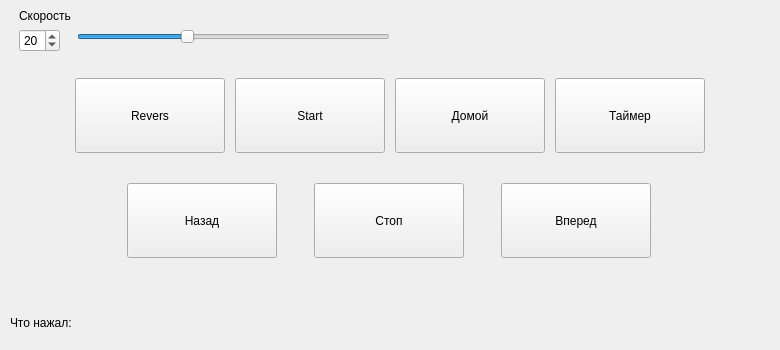
     <widget class="QWidget" name="tabControl">
      <attribute name="title">
       <string>Управление</string>
      </attribute>
      <layout class="QVBoxLayout" name="verticalLayout_4">
       <property name="spacing">
        <number>5</number>
       </property>
       <property name="leftMargin">
        <number>0</number>
       </property>
       <property name="topMargin">
        <number>0</number>
       </property>
       <property name="rightMargin">
        <number>0</number>
       </property>
       <property name="bottomMargin">
        <number>0</number>
       </property>
       <item>
        <widget class="QWidget" name="widget" native="true">
         <property name="maximumSize">
          <size>
           <width>16777215</width>
           <height>80</height>
          </size>
         </property>
         <layout class="QHBoxLayout" name="horizontalLayout_2">
          <property name="spacing">
           <number>6</number>
          </property>
          <property name="rightMargin">
           <number>10</number>
          </property>
          <item>
           <layout class="QFormLayout" name="formLayout_3">
            <property name="horizontalSpacing">
             <number>6</number>
            </property>
            <property name="verticalSpacing">
             <number>6</number>
            </property>
            <property name="leftMargin">
             <number>10</number>
            </property>
            <property name="rightMargin">
             <number>0</number>
            </property>
            <item row="0" column="0">
             <widget class="QLabel" name="Label_1">
              <property name="text">
               <string>Скорость</string>
              </property>
             </widget>
            </item>
            <item row="1" column="1">
             <widget class="QSlider" name="horizontalSlider">
              <property name="minimum">
               <number>1</number>
              </property>
              <property name="maximum">
               <number>56</number>
              </property>
              <property name="singleStep">
               <number>1</number>
              </property>
              <property name="pageStep">
               <number>0</number>
              </property>
              <property name="value">
               <number>20</number>
              </property>
              <property name="sliderPosition">
               <number>20</number>
              </property>
              <property name="orientation">
               <enum>Qt::Horizontal</enum>
              </property>
              <property name="invertedAppearance">
               <bool>false</bool>
              </property>
              <property name="invertedControls">
               <bool>false</bool>
              </property>
              <property name="tickPosition">
               <enum>QSlider::NoTicks</enum>
              </property>
              <property name="tickInterval">
               <number>0</number>
              </property>
             </widget>
            </item>
            <item row="1" column="0">
             <widget class="QSpinBox" name="spinBox">
              <property name="readOnly">
               <bool>false</bool>
              </property>
              <property name="minimum">
               <number>1</number>
              </property>
              <property name="maximum">
               <number>56</number>
              </property>
              <property name="value">
               <number>20</number>
              </property>
             </widget>
            </item>
           </layout>
          </item>
          <item>
           <spacer name="horizontalSpacer_4">
            <property name="orientation">
             <enum>Qt::Horizontal</enum>
            </property>
            <property name="sizeType">
             <enum>QSizePolicy::Preferred</enum>
            </property>
            <property name="sizeHint" stdset="0">
             <size>
              <width>30</width>
              <height>20</height>
             </size>
            </property>
           </spacer>
          </item>
          <item>
           <spacer name="horizontalSpacer_2">
            <property name="orientation">
             <enum>Qt::Horizontal</enum>
            </property>
            <property name="sizeType">
             <enum>QSizePolicy::Fixed</enum>
            </property>
            <property name="sizeHint" stdset="0">
             <size>
              <width>350</width>
              <height>10</height>
             </size>
            </property>
           </spacer>
          </item>
         </layout>
        </widget>
       </item>
       <item>
        <spacer name="verticalSpacer_5">
         <property name="orientation">
          <enum>Qt::Vertical</enum>
         </property>
         <property name="sizeType">
          <enum>QSizePolicy::Fixed</enum>
         </property>
         <property name="sizeHint" stdset="0">
          <size>
           <width>20</width>
           <height>5</height>
          </size>
         </property>
        </spacer>
       </item>
       <item>
        <layout class="QHBoxLayout" name="horizontalLayout_4">
         <property name="sizeConstraint">
          <enum>QLayout::SetDefaultConstraint</enum>
         </property>
         <property name="leftMargin">
          <number>0</number>
         </property>
         <property name="bottomMargin">
          <number>0</number>
         </property>
         <item>
          <widget class="QWidget" name="buttonForm_2" native="true">
           <property name="sizePolicy">
            <sizepolicy hsizetype="Fixed" vsizetype="Fixed">
             <horstretch>0</horstretch>
             <verstretch>0</verstretch>
            </sizepolicy>
           </property>
           <property name="minimumSize">
            <size>
             <width>780</width>
             <height>90</height>
            </size>
           </property>
           <property name="maximumSize">
            <size>
             <width>150</width>
             <height>150</height>
            </size>
           </property>
           <layout class="QHBoxLayout" name="horizontalLayout_8">
            <property name="spacing">
             <number>0</number>
            </property>
            <property name="leftMargin">
             <number>0</number>
            </property>
            <property name="topMargin">
             <number>0</number>
            </property>
            <property name="rightMargin">
             <number>0</number>
            </property>
            <property name="bottomMargin">
             <number>0</number>
            </property>
            <item>
             <layout class="QHBoxLayout" name="horizontalLayout_9">
              <property name="spacing">
               <number>0</number>
              </property>
              <item>
               <spacer name="horizontalSpacer_6">
                <property name="orientation">
                 <enum>Qt::Horizontal</enum>
                </property>
                <property name="sizeHint" stdset="0">
                 <size>
                  <width>40</width>
                  <height>20</height>
                 </size>
                </property>
               </spacer>
              </item>
              <item>
               <widget class="QPushButton" name="pushButtonRevers">
                <property name="sizePolicy">
                 <sizepolicy hsizetype="Fixed" vsizetype="Fixed">
                  <horstretch>0</horstretch>
                  <verstretch>0</verstretch>
                 </sizepolicy>
                </property>
                <property name="minimumSize">
                 <size>
                  <width>150</width>
                  <height>75</height>
                 </size>
                </property>
                <property name="text">
                 <string>Revers</string>
                </property>
               </widget>
              </item>
              <item>
               <spacer name="horizontalSpacer_11">
                <property name="orientation">
                 <enum>Qt::Horizontal</enum>
                </property>
                <property name="sizeType">
                 <enum>QSizePolicy::Fixed</enum>
                </property>
                <property name="sizeHint" stdset="0">
                 <size>
                  <width>10</width>
                  <height>20</height>
                 </size>
                </property>
               </spacer>
              </item>
              <item>
               <widget class="QPushButton" name="pushButtonStart">
                <property name="sizePolicy">
                 <sizepolicy hsizetype="Fixed" vsizetype="Fixed">
                  <horstretch>0</horstretch>
                  <verstretch>0</verstretch>
                 </sizepolicy>
                </property>
                <property name="minimumSize">
                 <size>
                  <width>150</width>
                  <height>75</height>
                 </size>
                </property>
                <property name="text">
                 <string>Start</string>
                </property>
               </widget>
              </item>
              <item>
               <spacer name="horizontalSpacer_12">
                <property name="orientation">
                 <enum>Qt::Horizontal</enum>
                </property>
                <property name="sizeType">
                 <enum>QSizePolicy::Fixed</enum>
                </property>
                <property name="sizeHint" stdset="0">
                 <size>
                  <width>10</width>
                  <height>20</height>
                 </size>
                </property>
               </spacer>
              </item>
              <item>
               <widget class="QPushButton" name="pushButtonHome">
                <property name="sizePolicy">
                 <sizepolicy hsizetype="Fixed" vsizetype="Fixed">
                  <horstretch>0</horstretch>
                  <verstretch>0</verstretch>
                 </sizepolicy>
                </property>
                <property name="minimumSize">
                 <size>
                  <width>150</width>
                  <height>75</height>
                 </size>
                </property>
                <property name="text">
                 <string>Домой</string>
                </property>
               </widget>
              </item>
              <item>
               <spacer name="horizontalSpacer_3">
                <property name="orientation">
                 <enum>Qt::Horizontal</enum>
                </property>
                <property name="sizeType">
                 <enum>QSizePolicy::Fixed</enum>
                </property>
                <property name="sizeHint" stdset="0">
                 <size>
                  <width>10</width>
                  <height>20</height>
                 </size>
                </property>
               </spacer>
              </item>
              <item>
               <widget class="QPushButton" name="pushButtonStartTimer">
                <property name="sizePolicy">
                 <sizepolicy hsizetype="Fixed" vsizetype="Fixed">
                  <horstretch>0</horstretch>
                  <verstretch>0</verstretch>
                 </sizepolicy>
                </property>
                <property name="minimumSize">
                 <size>
                  <width>150</width>
                  <height>75</height>
                 </size>
                </property>
                <property name="text">
                 <string>Таймер</string>
                </property>
               </widget>
              </item>
              <item>
               <spacer name="horizontalSpacer_7">
                <property name="orientation">
                 <enum>Qt::Horizontal</enum>
                </property>
                <property name="sizeHint" stdset="0">
                 <size>
                  <width>40</width>
                  <height>20</height>
                 </size>
                </property>
               </spacer>
              </item>
             </layout>
            </item>
           </layout>
          </widget>
         </item>
        </layout>
       </item>
       <item>
        <spacer name="verticalSpacer_4">
         <property name="orientation">
          <enum>Qt::Vertical</enum>
         </property>
         <property name="sizeType">
          <enum>QSizePolicy::Fixed</enum>
         </property>
         <property name="sizeHint" stdset="0">
          <size>
           <width>20</width>
           <height>5</height>
          </size>
         </property>
        </spacer>
       </item>
       <item>
        <spacer name="verticalSpacer">
         <property name="orientation">
          <enum>Qt::Vertical</enum>
         </property>
         <property name="sizeType">
          <enum>QSizePolicy::Fixed</enum>
         </property>
         <property name="sizeHint" stdset="0">
          <size>
           <width>20</width>
           <height>0</height>
          </size>
         </property>
        </spacer>
       </item>
       <item>
        <spacer name="verticalSpacer_2">
         <property name="orientation">
          <enum>Qt::Vertical</enum>
         </property>
         <property name="sizeType">
          <enum>QSizePolicy::Fixed</enum>
         </property>
         <property name="sizeHint" stdset="0">
          <size>
           <width>20</width>
           <height>0</height>
          </size>
         </property>
        </spacer>
       </item>
       <item>
        <layout class="QHBoxLayout" name="horizontalLayout_5">
         <property name="bottomMargin">
          <number>0</number>
         </property>
         <item>
          <widget class="QWidget" name="buttonForm" native="true">
           <property name="sizePolicy">
            <sizepolicy hsizetype="Fixed" vsizetype="Fixed">
             <horstretch>0</horstretch>
             <verstretch>0</verstretch>
            </sizepolicy>
           </property>
           <property name="minimumSize">
            <size>
             <width>600</width>
             <height>100</height>
            </size>
           </property>
           <property name="styleSheet">
            <string notr="true"/>
           </property>
           <layout class="QHBoxLayout" name="horizontalLayout_7">
            <property name="spacing">
             <number>0</number>
            </property>
            <property name="leftMargin">
             <number>0</number>
            </property>
            <property name="topMargin">
             <number>0</number>
            </property>
            <property name="rightMargin">
             <number>0</number>
            </property>
            <property name="bottomMargin">
             <number>0</number>
            </property>
            <item>
             <widget class="QPushButton" name="pushButtonBackward">
              <property name="sizePolicy">
               <sizepolicy hsizetype="Fixed" vsizetype="Fixed">
                <horstretch>0</horstretch>
                <verstretch>0</verstretch>
               </sizepolicy>
              </property>
              <property name="minimumSize">
               <size>
                <width>150</width>
                <height>75</height>
               </size>
              </property>
              <property name="text">
               <string>Назад</string>
              </property>
             </widget>
            </item>
            <item>
             <widget class="QPushButton" name="pushButtonStop">
              <property name="sizePolicy">
               <sizepolicy hsizetype="Fixed" vsizetype="Fixed">
                <horstretch>0</horstretch>
                <verstretch>0</verstretch>
               </sizepolicy>
              </property>
              <property name="minimumSize">
               <size>
                <width>150</width>
                <height>75</height>
               </size>
              </property>
              <property name="text">
               <string>Стоп</string>
              </property>
             </widget>
            </item>
            <item>
             <widget class="QPushButton" name="pushButtonForward">
              <property name="sizePolicy">
               <sizepolicy hsizetype="Fixed" vsizetype="Fixed">
                <horstretch>0</horstretch>
                <verstretch>0</verstretch>
               </sizepolicy>
              </property>
              <property name="minimumSize">
               <size>
                <width>150</width>
                <height>75</height>
               </size>
              </property>
              <property name="text">
               <string>Вперед</string>
              </property>
             </widget>
            </item>
           </layout>
          </widget>
         </item>
        </layout>
       </item>
       <item>
        <spacer name="verticalSpacer_9">
         <property name="orientation">
          <enum>Qt::Vertical</enum>
         </property>
         <property name="sizeHint" stdset="0">
          <size>
           <width>20</width>
           <height>40</height>
          </size>
         </property>
        </spacer>
       </item>
       <item>
        <layout class="QVBoxLayout" name="verticalLayout_8">
         <property name="spacing">
          <number>6</number>
         </property>
         <property name="leftMargin">
          <number>10</number>
         </property>
         <property name="bottomMargin">
          <number>0</number>
         </property>
         <item>
          <widget class="QLabel" name="lb">
           <property name="sizePolicy">
            <sizepolicy hsizetype="Fixed" vsizetype="Fixed">
             <horstretch>0</horstretch>
             <verstretch>0</verstretch>
            </sizepolicy>
           </property>
           <property name="minimumSize">
            <size>
             <width>120</width>
             <height>0</height>
            </size>
           </property>
           <property name="text">
            <string>Что нажал: </string>
           </property>
          </widget>
         </item>
         <item>
          <widget class="QLabel" name="errorGet">
           <property name="text">
            <string/>
           </property>
          </widget>
         </item>
        </layout>
       </item>
      </layout>
     </widget>
